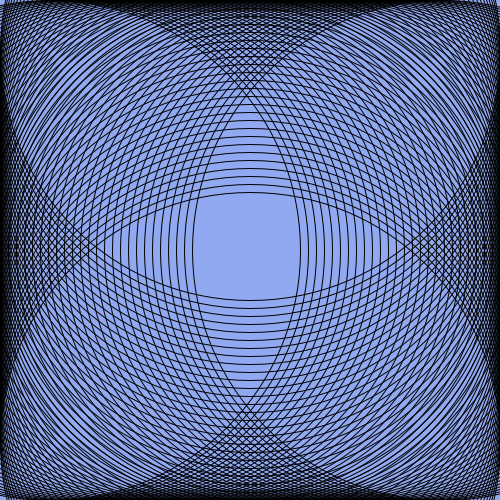
Frame 1 (no input)
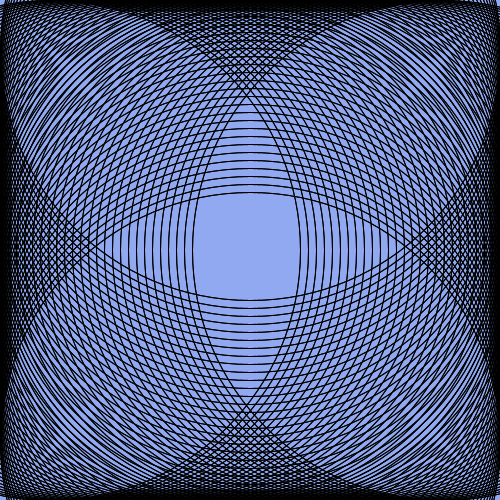
Frame 2 (the mouse pressed at the canvas centre, redrawn once)

The Processing sketch that drew these frames (run headless with seeded random() and noise(); the mouse was pressed at the canvas centre and the sketch redrawn once):

// Processing sketch: processing_80779
// ── processing_80779.pde

void setup()
{
  size(500,500);
  background(#91A9F0);
  smooth();
}
void draw()
{
noFill();
//premiere boucle hauteur
for (int a = 50; a < 450;a = a+8)
{
  ellipse (a,250,500,500);
}
for (int b = 50; b < 450; b =b+8)
{
ellipse(250,b,500,500);
}
noLoop();
}
